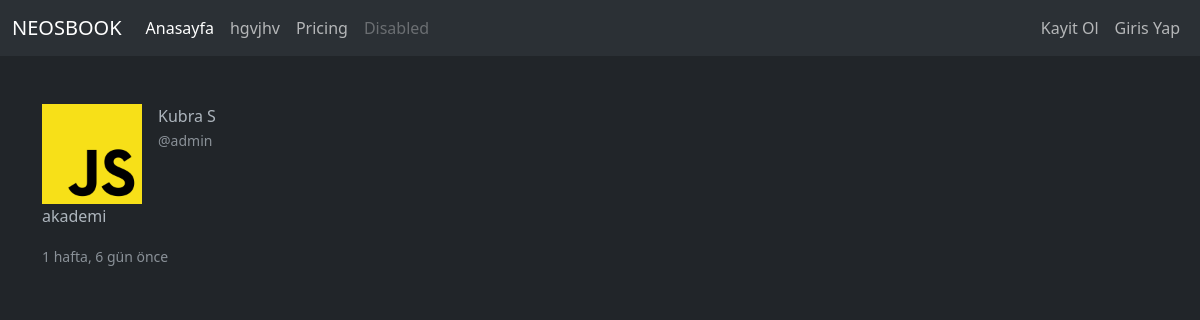
The page /post/c2c74f05-7944-4c84-a04e-b5ca577aee05/neos on the database its author committed.
### posts/models.py (models this page shows, shortened)
class Post(models.Model):
    id = models.UUIDField(primary_key=True , default=uuid.uuid4 , editable=False)
    owner = models.ForeignKey(Profile , related_name="Owners" , on_delete=models.CASCADE , verbose_name='Yazar')
    title = models.CharField(max_length=100 , verbose_name='Baslik')
    content = RichTextField(max_length=500)
    image = models.FileField(upload_to='posts/' , verbose_name='Thumbnail')
    created_at = models.DateTimeField(auto_now_add=True)
    like = models.ManyToManyField(Profile , related_name="likes" ,  verbose_name='Begenemnler' , blank=True)
    dislike = models.ManyToManyField(Profile , related_name="dislikes" ,  verbose_name='Begenmeyenler' , blank=True)
    isPublish = models.BooleanField(default=False , verbose_name='Yayinla')
    slug = models.SlugField(null=True , blank=True , editable=False)

### user/models.py (models this page shows, shortened)
class Profile(models.Model):
    id = models.UUIDField(primary_key = True , default = uuid.uuid4 , editable = False)
    user = models.OneToOneField(User , on_delete=models.CASCADE)
    name = models.CharField(max_length=100 , verbose_name = 'isim ')
    surname = models.CharField(max_length=100 , verbose_name= 'Soyisim')
    bio = models.TextField(max_length=500 , verbose_name='Hakkinda' , default='Merhaba ben bir blog yazariyim')
    image = models.FileField(upload_to='profiles/' , null=True , verbose_name='Profil Resmi' , default='profiles/default.jpg')
    created_at = models.DateTimeField(auto_now_add= True , verbose_name= ' Olusturulma Tarihi')
    follow = models.ManyToManyField('self' , verbose_name='Takip' , related_name='takip' ,  symmetrical=False ,blank=True)
    followers = models.ManyToManyField('self' , verbose_name='Takipciler' , related_name='takipci', symmetrical=False , blank=True)
    slug = models.SlugField(null=True , blank=True , editable=False)

### posts/views.py (the view)
# urls.py: path('post/<str:postId>/<str:slug>' , detay , name='post'),
def detay(request , postId , slug):
    post = Post.objects.get(id = postId , slug = slug)
    context = {
        'post':post
    }
    return render(request, 'post.html' , context)

### templates/post.html (shortened to what this page needs)
{% extends "index.html" %}
{% load static  %}
{% load humanize %}
{% block content %}
    <div class="row">
        <div class="col-12">
            <div class="d-flex">
                <img src="{{post.image.url}}" alt="" width="100" height="100" class="me-3
                ">
                <p>
                    {{post.owner.name}} {{post.owner.surname|slice:"1"}}
                    <br>
                    <small class="text-muted">@{{post.owner.user.username}}</small>
                </p>
            </div>
            <p>{{post.content|safe}}</p>
            <small class="text-muted">{{post.created_at|naturaltime}}</small>
        </div>
    </div>
{% endblock content %}

### rows shown on the page
Post: image (picture), owner.name "Kubra", owner.surname "S", owner.user.username "admin", content "akademi", created_at "1 hafta, 6 gün önce"
